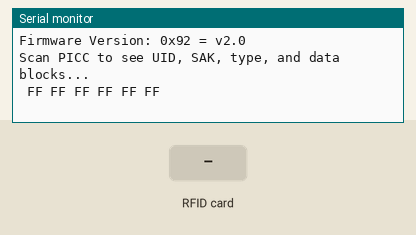
The sketch below on a simulated Arduino Uno, built with avr-gcc and run on an emulated ATmega328P. Shown: the last lines printed to the serial monitor. The test bench sets the inputs (shaded band).

Above: at 1.2 s.
1.3 s: RFID card 5E 7A 19 C4 held to the reader
At 2.5 s:
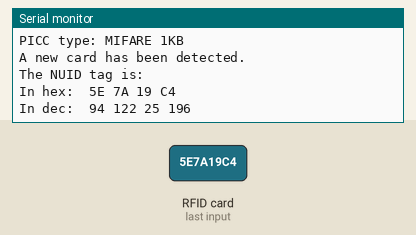
2.8 s: RFID card 5E 7A 19 C4 held to the reader
At 3.8 s:
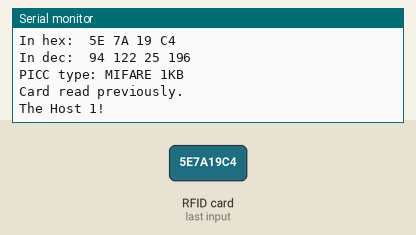

Measured:
- after the input at 1.3 s, the serial monitor: prints a new line at once (image 1)
- after the input at 2.8 s, the serial monitor: prints a new line at once (image 2)

The sketch:

sketch_aug22a.ino
```cpp
// MFRC522 1.4.11 https://github.com/miguelbalboa/rfid
#include <MFRC522.h>
#include <SPI.h>
#define RST_PIN 9
#define SS_PIN 10
#define Relay 2
MFRC522 mfrc522(SS_PIN, RST_PIN);
MFRC522::MIFARE_Key key;
byte nuidPICC[4];

void setup()
{
    // put your setup code here, to run once:
    Serial.begin(9600);
    while (!Serial)
        ;
    SPI.begin();
    mfrc522.PCD_Init();
    delay(4);
    mfrc522.PCD_DumpVersionToSerial();

    for (byte i = 0; i < 6; i++) {
        key.keyByte[i] = 0xFF;
    }

    Serial.println("Scan PICC to see UID, SAK, type, and data blocks...");
    printHex(key.keyByte, MFRC522::MF_KEY_SIZE);
    Serial.println();
}

void loop()
{
    // put your main code here, to run repeatedly:
    if (!mfrc522.PICC_IsNewCardPresent()) {
        return;
    }

    if (!mfrc522.PICC_ReadCardSerial()) {
        return;
    }

    mfrc522.PICC_DumpToSerial(&(mfrc522.uid));
    Serial.print("PICC type: ");
    MFRC522::PICC_Type piccType = mfrc522.PICC_GetType(mfrc522.uid.sak);
    Serial.println(mfrc522.PICC_GetTypeName(piccType));
    if (piccType != MFRC522::PICC_TYPE_MIFARE_MINI && piccType != MFRC522::PICC_TYPE_MIFARE_1K
        && piccType != MFRC522::PICC_TYPE_MIFARE_4K) {
        Serial.println("Your tag is not of type MIFARE Classic.");
        return;
    }

    if (mfrc522.uid.uidByte[0] != nuidPICC[0] || mfrc522.uid.uidByte[1] != nuidPICC[1] || mfrc522.uid.uidByte[2] != nuidPICC[2]
        || mfrc522.uid.uidByte[3] != nuidPICC[3]) {
        Serial.println("A new card has been detected.");

        for (byte i = 0; i < 4; i++) {
            nuidPICC[i] = mfrc522.uid.uidByte[i];
        }

        Serial.println("The NUID tag is: ");
        Serial.print("In hex: ");
        printHex(mfrc522.uid.uidByte, mfrc522.uid.size);
        Serial.println();
        Serial.print("In dec: ");
        printDec(mfrc522.uid.uidByte, mfrc522.uid.size);
        Serial.println();
    } else {
        Serial.println("Card read previously.");
        digitalWrite(Relay,HIGH);
        Serial.println("The Host 1!");
    }

    mfrc522.PICC_HaltA();
    mfrc522.PCD_StopCrypto1();
}

void printHex(byte *buffer, byte bufferSize) {
  for (byte i = 0; i < bufferSize; i++) {
    Serial.print(buffer[i] < 0x10 ? " 0" : " ");
    Serial.print(buffer[i], HEX);
  }
}

void printDec(byte *buffer, byte bufferSize) {
  for (byte i = 0; i < bufferSize; i++) {
    Serial.print(' ');
    Serial.print(buffer[i], DEC);
  }
}
```
